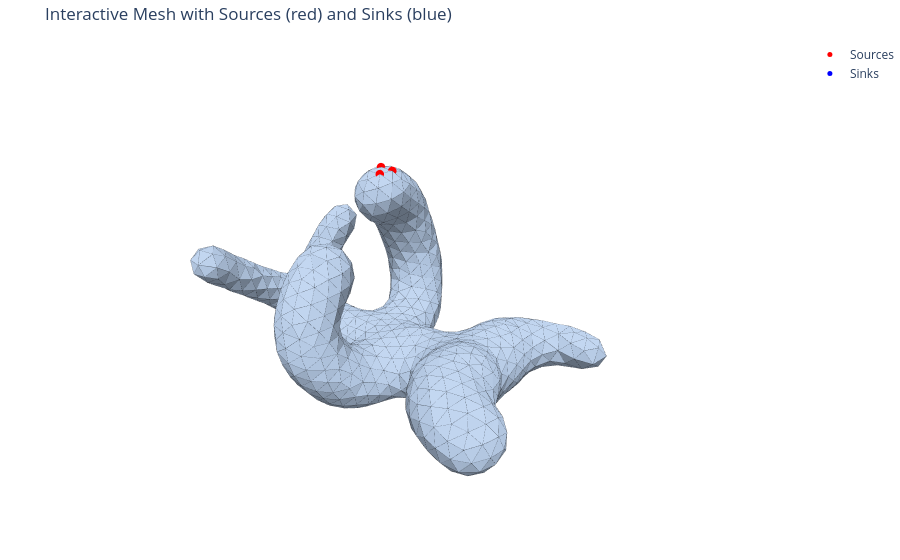

The notebook cell saved with this chart:
### Markdown cell above
## 4. Select Source and Sink Vertices

We select:
- **Sources** (red): k vertices with highest z-coordinate (top of mesh)
- **Sinks** (blue): k vertices with lowest z-coordinate (bottom of mesh)

### Code cell
# Select k=3 sources (top) and k=3 sinks (bottom)
k = 3
sources, sinks, z = select_sources_sinks(vertices, k=k, axis=2)

print(f"Selected vertices:")
print(f"  - {len(sources)} sources (top, z-max)")
print(f"  - {len(sinks)} sinks (bottom, z-min)")
print(f"  - Mass conservation: sum(z) = {z.sum():.2e}")

# Visualize sources and sinks (interactive)
fig = plot_mesh_interactive(
    vertices,
    faces,
    z=z,
    title="Interactive Mesh with Sources (red) and Sinks (blue)",
    show_edges=True,
    edge_color="black",
    edge_width=0.45,
    mesh_opacity=1.0,
)
fig.show()

### Figure 1 — Plotly figure (JSON) as saved in the notebook; plotly's stock layout.template omitted (floating-point values rounded to 4 significant figures; data arrays with more than 128 entries replaced by an {"elided": "..."} marker saying what was removed)
{"data": [{"color": "lightsteelblue", "flatshading": true, "i": {"elided": "2086 int values"}, "j": {"elided": "2086 int values"}, "k": {"elided": "2086 int values"}, "lighting": {"ambient": 0.55, "diffuse": 0.85, "fresnel": 0.12, "roughness": 0.55, "specular": 0.35}, "lightposition": {"x": 220, "y": 200, "z": 350}, "name": "Mesh", "opacity": 1, "showscale": false, "type": "mesh3d", "x": {"elided": "1045 float values"}, "y": {"elided": "1045 float values"}, "z": {"elided": "1045 float values"}}, {"marker": {"color": "red", "size": 5}, "mode": "markers", "name": "Sources", "type": "scatter3d", "x": [-6.121, -8.077, -7.639], "y": [-4.047, -3.625, -5.382], "z": [16.96, 16.96, 17.1]}, {"marker": {"color": "blue", "size": 5}, "mode": "markers", "name": "Sinks", "type": "scatter3d", "x": [1.198, 0.5285, 0.07547], "y": [-3.284, -5.232, -7.249], "z": [-10.99, -11.09, -11.0]}, {"line": {"color": "black", "width": 0.45}, "mode": "lines", "name": "Edges", "showlegend": false, "type": "scatter3d", "x": {"elided": "9387 float values"}, "y": {"elided": "9387 float values"}, "z": {"elided": "9387 float values"}}], "layout": {"margin": {"b": 0, "l": 0, "r": 0, "t": 40}, "scene": {"aspectmode": "data", "xaxis": {"visible": false}, "yaxis": {"visible": false}, "zaxis": {"visible": false}}, "title": {"text": "Interactive Mesh with Sources (red) and Sinks (blue)"}}}
